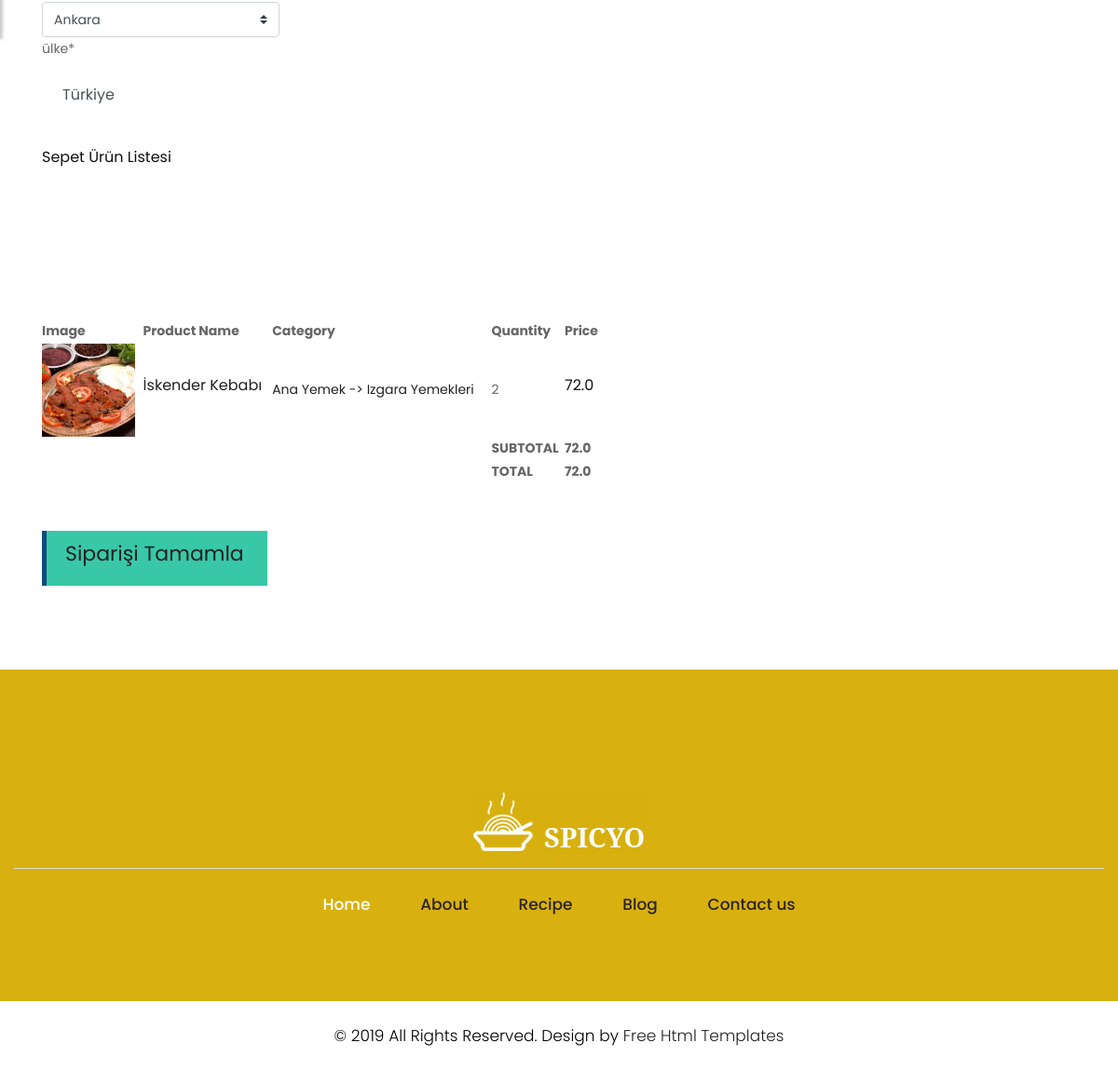
Page /order/orderproduct/ (signed in, lower part) on the earlier database version.
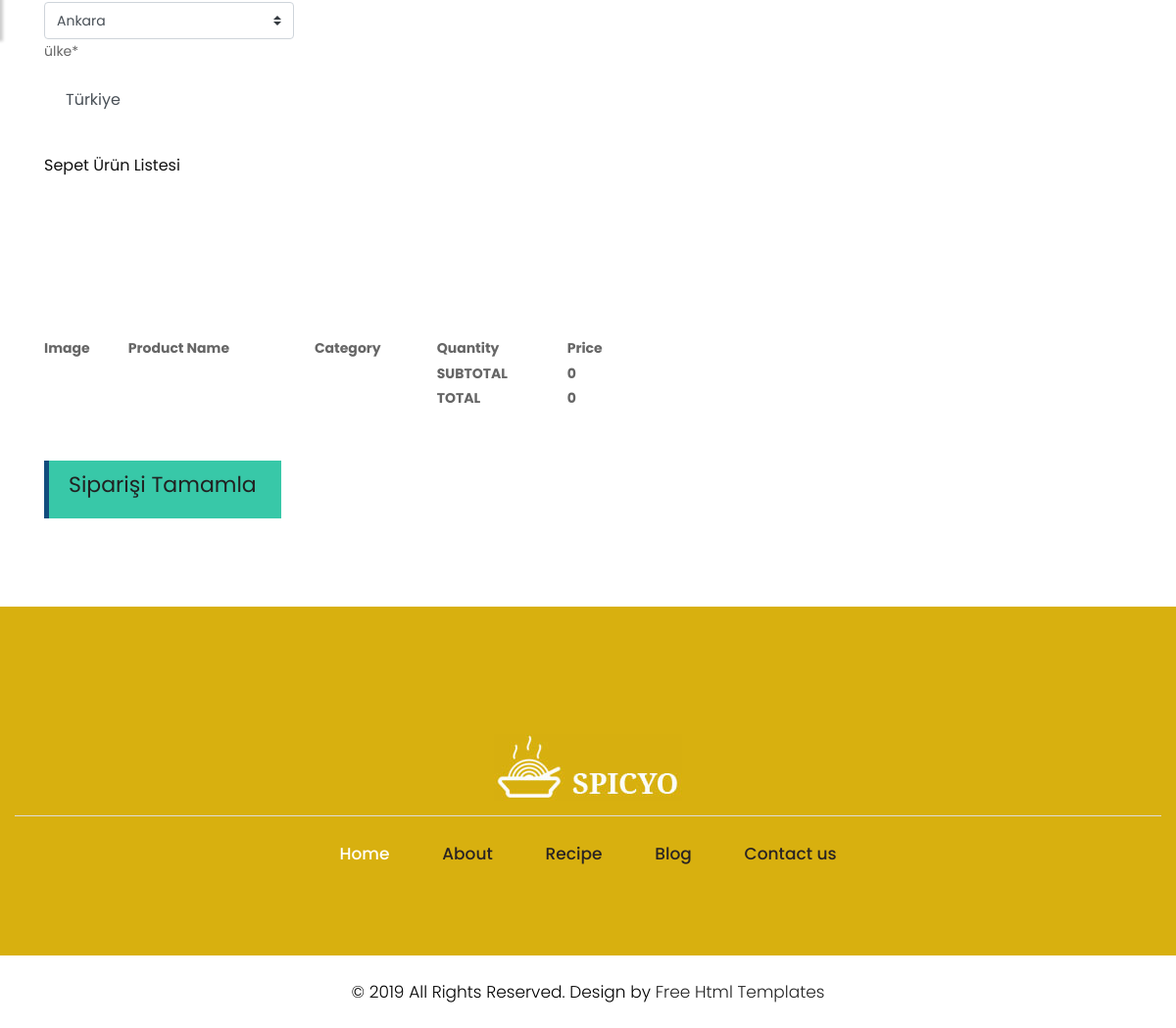
Same page on the later database version.
### order/models.py (models this page shows, shortened)
class ShopCart(models.Model):
    user = models.ForeignKey(User, on_delete=models.SET_NULL, null=True)
    product = models.ForeignKey(Product, on_delete=models.SET_NULL, null=True)
    quantity = models.IntegerField()
    @property
    def amount(self):
         return (self.quantity * self.product.price)

### product/models.py (models this page shows, shortened)
class Product(MPTTModel):
    STATUS = (
        ('True', 'Evet'),
        ('False', 'Hayır'),
    )
    restaurant = models.ForeignKey(Restaurant, on_delete=models.CASCADE)
    catagory = models.ForeignKey(Catagory, on_delete=models.CASCADE)
    title = models.CharField(max_length=150)
    keywords = models.CharField(blank=True,max_length=255)
    description = models.CharField(blank=True,max_length=255)
    price = models.FloatField()
    amount = models.IntegerField()
    detail = RichTextUploadingField()
    slug = models.SlugField(null=False, unique=True)
    parent = TreeForeignKey('self', blank=True, null=True, related_name='children', on_delete=models.CASCADE)
    image = models.ImageField(blank=True, upload_to='images/')
    status = models.CharField(max_length=10, choices=STATUS)
    create_at = models.DateTimeField(auto_now_add=True)
    update_at = models.DateTimeField(auto_now_add=True)
    def image_tag(self):
        return mark_safe('<img src="{}" height="50"/>'.format(self.image.url))
    image_tag.short_description = 'Image'

class Catagory(MPTTModel):
    STATUS = (
        ('True', 'Evet'),
        ('False', 'Hayır'),
    )
    title = models.CharField(max_length=100)
    keywords = models.CharField(max_length=255)
    description = models.CharField(max_length=255)
    image = models.ImageField(blank=True, upload_to='images/')
    status = models.CharField(max_length=10, choices=STATUS)
    slug = models.SlugField(null=False, unique=True)
    parent = TreeForeignKey('self', blank=True, null=True, related_name='children', on_delete=models.CASCADE)
    create_at = models.DateTimeField(auto_now_add=True)
    update_at = models.DateTimeField(auto_now_add=True)
    class MPTTMeta:
        order_insertion_by= ['title']
    def __str__(self):
        full_path = [self.title]
        k = self.parent
        while k is not None:
            full_path.append(k.title)
            k = k.parent
        return ' -> '.join(full_path[::-1])
    def image_tag(self):
        return mark_safe('<img src="{}" height="50"/>'.format(self.image.url))
    image_tag.short_description = 'Image'

### order/views.py (the view, shortened to what this page needs)
# urls.py: path('orderproduct/', views.orderproduct, name='orderproduct'),
@login_required(login_url='/login')
def orderproduct(request):
    catagory = Catagory.objects.all()
    current_user = request.user
    shopcart = ShopCart.objects.filter(user_id=current_user.id)
    total = 0
    for rs in shopcart:
        total += rs.product.price * rs.quantity
    form = OrderForm()
    profile = UserProfile.objects.get(user_id=current_user.id)
    context = {'shopcart': shopcart,
               'catagory': catagory,
               'total': total,
               'profile': profile,
               'form': form,
               }
    return render(request, 'Order_Form.html', context)

### order/models.py
class OrderForm(ModelForm):
    class Meta:
        model = Order
        fields = ['first_name', 'last_name', 'address', 'phone', 'city', 'country']

### order/templates/Order_Form.html (shortened to what this page needs)
{% extends 'homebase.html' %}
{% block content %}
    <div class="section">
        <div class="container">
            <div class="row">
                <form action="" method="post">
                    <div class="col-12 col-md-3">
                        <br/><br/><br/>
                        <br/><br/><br/><br/>
                        <div class="row">
                            <div class="col-12">
                                <select class="custom-select d-block w-100" name ="city">
                                    <option value="{{profile.city }}" seçilen>{{ profile.city }}</option>
                                </select>
                            </div>
                            <div class="col-12">
                                <label for="country">ülke<span>*</span></label>
                                <input type="text" class="form-control" name="country" value="{{profile.country}}">
                            </div>
                        </div>
                    </div>
                    <div class="col-12 col-md-4">
                        <h4>Sepet Ürün Listesi</h4>
                        <table cellpadding="2" width="600">
                            <br/><br/><br/>
                            <tr>
                                <th>Image</th>
                                <th>Product Name</th>
                                <th>Category</th>
                                <th>Quantity</th>
                                <th>Price</th>
                            </tr>
                            <br/><br/><br/>
                            <tbody>
                            {% for rs in shopcart %}
                                <tr>
                                    <td><img src="{{ rs.product.image.url }}" style="width: 100px; height: 100px;" alt=""></td>
                                    <td><h4 class="product-name"><a href="/product/{{ rs.id }}/{{ rs.slug }}">{{ rs.product.title }}</a></h4></td>
                                    <td><a href="/catagory/{{ rs.catagory_id }}/{{ rs.catagory.slug }}"> {{ rs.product.catagory }}</a> </td>
                                    <td>{{ rs.quantity }}</td>
                                    <td><h4>{{ rs.amount }}</h4></td>
                                </tr>
                            {% endfor %}
                            </tbody>
                            <tfoot>
                            <tr>
                                <th class="empty-form" colspan="3"></th>
                                <th>SUBTOTAL</th>
                                <th aria-colspan="2" class="total">{{ total }}</th>
                            </tr>
                            <tr>
                                <th class="empty-form" colspan="3"></th>
                                <th>TOTAL</th>
                                <th aria-colspan="2">{{ total }}</th>
                            </tr>
                            </tfoot>
                        </table>
                        <br/><br/>
                        <button type="submit" class="main_bt"><h2 style="color:yellow;"><a href="/order/orderproduct"> Siparişi Tamamla</a></h2></button>
                    </div>
                </form>
            </div>
        </div>
    </div>
{% endblock %}

Differences in the rows shown:
removed ShopCart: product.image (picture), product "İskender Kebabı", product.catagory "Ana Yemek -> Izgara Yemekleri", quantity "2", amount "72.0"
Other differences:
{{ total }}: "72.0" → "0"
